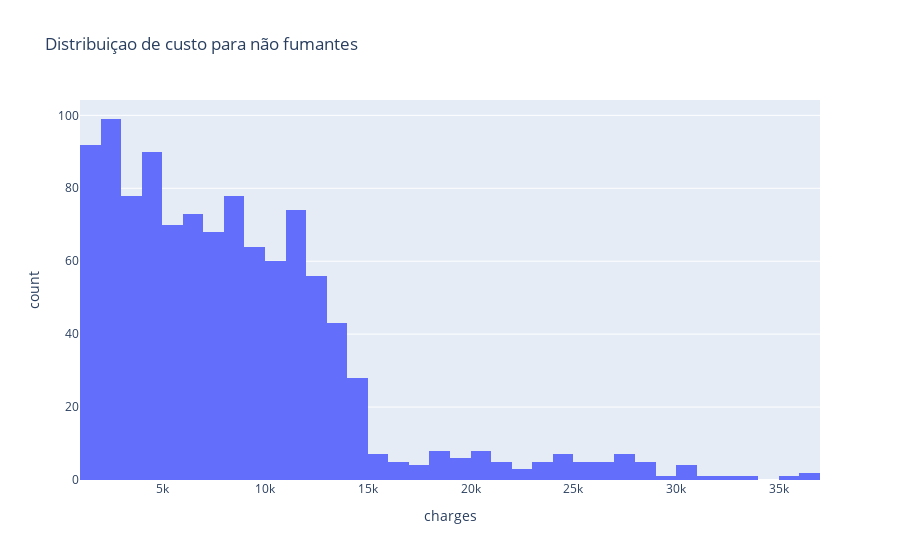

The notebook cell saved with this chart:
### Code cell
px.histogram(
    data_frame=df[df.smoker == 0],
    x="charges",
    nbins=50,
    title="Distribuiçao de custo para não fumantes"
)

### Figure 1 — Plotly figure (JSON) as saved in the notebook; plotly's stock layout.template omitted (floating-point values rounded to 4 significant figures; data arrays with more than 128 entries replaced by an {"elided": "..."} marker saying what was removed)
{"data": [{"bingroup": "x", "hovertemplate": "charges=%{x}<br>count=%{y}<extra></extra>", "legendgroup": "", "marker": {"color": "#636efa", "pattern": {"shape": ""}}, "name": "", "nbinsx": 50, "orientation": "v", "showlegend": false, "type": "histogram", "x": {"elided": "1064 float values"}, "xaxis": "x", "yaxis": "y"}], "layout": {"barmode": "relative", "legend": {"tracegroupgap": 0}, "title": {"text": "Distribuiçao de custo para não fumantes"}, "xaxis": {"anchor": "y", "domain": [0, 1], "title": {"text": "charges"}}, "yaxis": {"anchor": "x", "domain": [0, 1], "title": {"text": "count"}}}}
